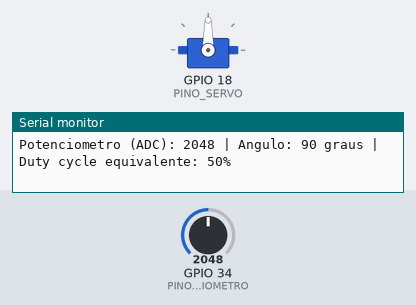
A sketch run on a simulated ESP32. On the bench: servo, the last lines printed to the serial monitor. Inputs (shaded band) come from the test bench; at power-on: GPIO 34 (PINO_POTENCIOMETRO) = 2048 (analog values on the 0–4095 scale).

Above: at 1.5 s.
1.6 s: GPIO 34 (PINO_POTENCIOMETRO) set to 2866
At 2.8 s:
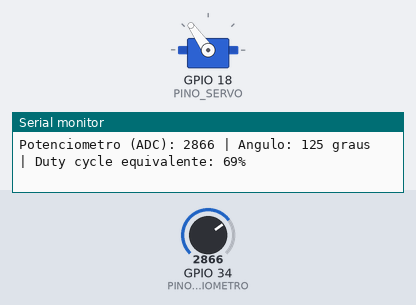
3.1 s: GPIO 34 (PINO_POTENCIOMETRO) set to 3603
At 3.8 s:
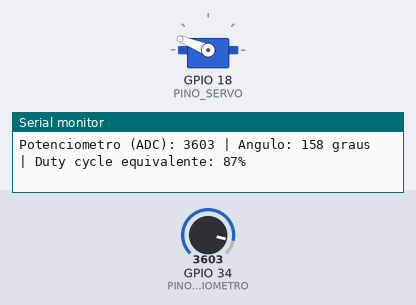
4.6 s: GPIO 34 (PINO_POTENCIOMETRO) set to 4095
At 5.2 s:
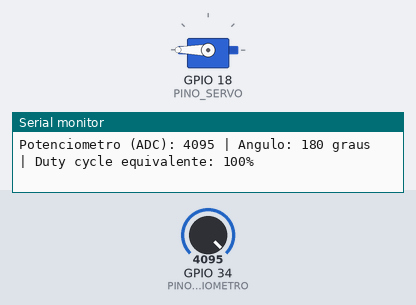
6.1 s: GPIO 34 (PINO_POTENCIOMETRO) set to 1228
At 7.3 s:
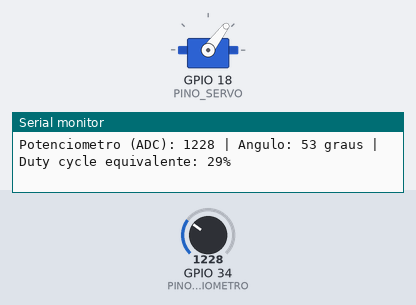
7.6 s: GPIO 34 (PINO_POTENCIOMETRO) set to 491
At 8.7 s:
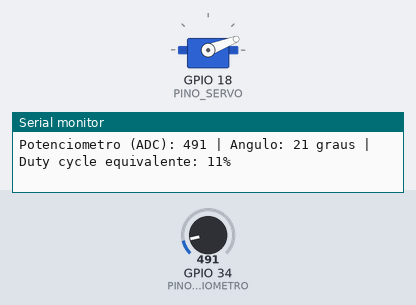
9.1 s: GPIO 34 (PINO_POTENCIOMETRO) set to 140
At 9.5 s:
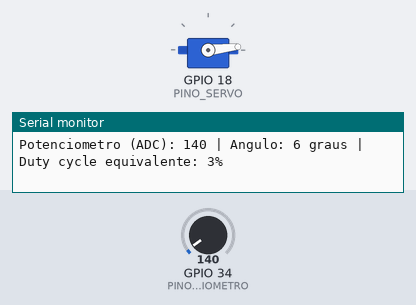
Timing chart, 0 to 11.6 s (numbered marks = the images above; inputs shaded):
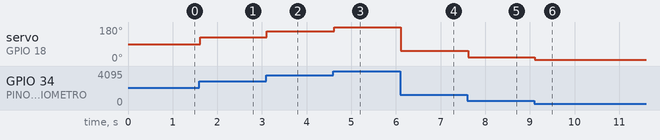

The sketch:

sketch.ino
```cpp
/*
 Giovanni Costa de Almeida - 15004579

  biblioteca so servo "ESP32Servo" (Kevin Harrington / madhephaestus)
 */

#include <ESP32Servo.h>

const int PINO_POTENCIOMETRO = 34;  // Entrada ADC, usei potenciometro
const int PINO_SERVO = 18;          // Saída controle para o servomotor

Servo servoMotor;

const int ADC_MAXIMO = 4095;     // resolução de 12 bits di ESP
const int ANGULO_MINIMO = 0;
const int ANGULO_MAXIMO = 180;

unsigned long ultimoTempoSerial = 0;
const unsigned long INTERVALO_SERIAL = 300; // ms entre mensagens no serial

void setup() {
  Serial.begin(115200);
  delay(300);
  Serial.println("=== Projeto 3 - Parte 2 (Ex.1): Servo + Potenciometro ===");

  // Configuração do timer PWM utilizado pela biblioteca ESP32Servo
  ESP32PWM::allocateTimer(0);
  servoMotor.setPeriodHertz(50);                   // servos padrão trabalham em 50 Hz
  servoMotor.attach(PINO_SERVO, 500, 2400);        // pulso min/max em microssegundos

  analogReadResolution(12); // garante leitura de 0 a 4095
}

void loop() {
  int leituraPotenciometro = analogRead(PINO_POTENCIOMETRO);
  int anguloServo = map(leituraPotenciometro, 0, ADC_MAXIMO, ANGULO_MINIMO, ANGULO_MAXIMO);
  anguloServo = constrain(anguloServo, ANGULO_MINIMO, ANGULO_MAXIMO);

  servoMotor.write(anguloServo);

  unsigned long tempoAtual = millis();
  if (tempoAtual - ultimoTempoSerial >= INTERVALO_SERIAL) {
    ultimoTempoSerial = tempoAtual;

    int dutyCycle = map(anguloServo, 0, 180, 0, 100);

    Serial.print("Potenciometro (ADC): ");
    Serial.print(leituraPotenciometro);
    Serial.print(" | Angulo: ");
    Serial.print(anguloServo);
    Serial.print(" graus | Duty cycle equivalente: ");
    Serial.print(dutyCycle);
    Serial.println("%");
  }

  delay(15); // pequena pausa para estabilidade da leitura/atuação
}
```

Measured:
- after the input at 1.6 s, servo on GPIO 18 (PINO_SERVO): 90° → 125° at once
- after the input at 3.1 s, servo on GPIO 18 (PINO_SERVO): 125° → 158° at once
- after the input at 4.6 s, servo on GPIO 18 (PINO_SERVO): 158° → 180° at once
- after the input at 6.1 s, servo on GPIO 18 (PINO_SERVO): 180° → 53° at once
- after the input at 7.6 s, servo on GPIO 18 (PINO_SERVO): 53° → 21° at once
- after the input at 9.1 s, servo on GPIO 18 (PINO_SERVO): 21° → 6° at once
